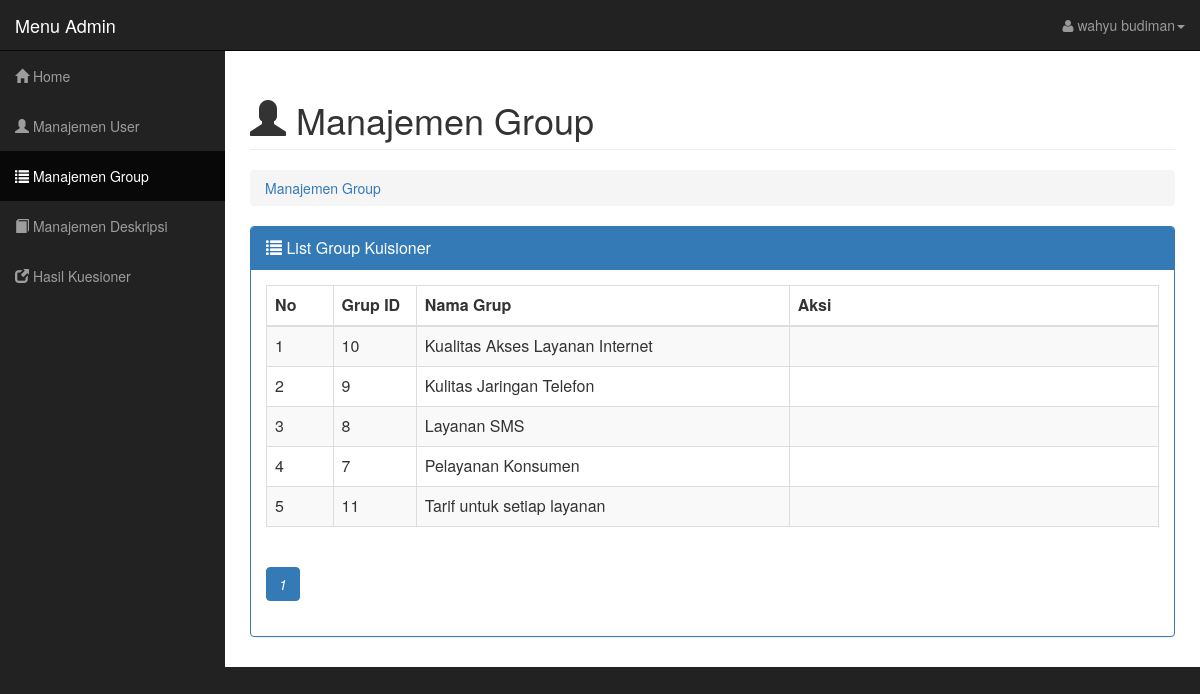
Screenshot of /adminweb/master.php?module=group (signed in) with the database file from the repository.
### tables this page shows
CREATE TABLE `tgroup`  (
  `groupId` int(11) NOT NULL AUTO_INCREMENT,
  `groupName` varchar(255) NOT NULL,
  `CreatedDate` datetime(0) NOT NULL,
  `CreatedUser` int(11) NOT NULL,
  `ModifiedDate` datetime(0) NOT NULL,
  `ModifiedUser` int(11) NOT NULL,
  PRIMARY KEY (`groupId`) USING BTREE,
  INDEX `CreatedUser`(`CreatedUser`, `ModifiedUser`) USING BTREE,
  INDEX `CreatedUser_2`(`CreatedUser`) USING BTREE
);

### adminweb/modul/mod_group/group.php (the view, shortened to what this page needs)
<?php
switch($_GET[act]){
	default:
	?>
	<div class="row">
	    <div class="col-lg-12">
	        <h1 class="page-header">
	            <i class="glyphicon glyphicon-user"></i> Manajemen Group
	        </h1>
	        <ol class="breadcrumb">
	            <li class="active">
	                 <a href="master.php?module=group">Manajemen Group</a>
	            </li>
	        </ol>
	    </div>
	</div>
	<div class="panel panel-primary">
		<div class="panel-heading">
			<div class="panel-title"><span class="glyphicon glyphicon-list"></span> List Group Kuisioner <i style="margin-left:750px;"></div>
		</div>
		<div class="panel-body">
			<table id="tablekonten" class="table table-striped table-bordered table-responsive" style="">
				<thead>
					<th width="1%"><div id="konten">No</div></th>
					<th width="1%"><div id="konten">Grup ID</div></th>
					<th width="10%"><div id="konten">Nama Grup</div></th>
					<th width="10%"><div id="konten">Aksi</div></th>
				</thead>
				<tbody>
					<?php
						$p      = new PagingGroup();
						$batas  = 10;
						$posisi = $p->cariPosisi($batas);
					    $tampil = mysqli_query($conn, "SELECT * FROM tgroup order by groupName asc limit $posisi,$batas");
					    $no =$posisi+1;
						while ($data = mysqli_fetch_array($tampil)){
							?>
							<tr>
								<td><div id="kontentd"><?php echo $no; ?></div></td>
								<td><div id="kontentd"><?php echo $data['groupId'];?></div></td>
								<td><div id="kontentd"><?php echo $data['groupName'];?></div></td>
								<td>
								</td>
							</tr>
							<?php
							$no++;
						}
						$jmldata = mysqli_num_rows(mysqli_query($conn ,"SELECT * FROM tgroup"));
						$jmlhalaman  = $p->jumlahHalaman($jmldata, $batas);
						$linkHalaman = $p->navHalaman($_GET[halaman], $jmlhalaman);
					?>
				</tbody>
			</table>
				<ul class="pagination">
					<?php echo "$linkHalaman"; ?>
				</ul>
		</div>
	</div>
	<?php
	break;
	?>
    <?php
}
?>

### css/sb-admin.css (style rules this page uses)
body { margin-top: 100px; background-color: #222; }
@media (min-width:768px) { body { margin-top: 50px; } }

### rows the page displays
tgroup: groupId "10", groupName "Kualitas Akses Layanan Internet"
tgroup: groupId "9", groupName "Kulitas Jaringan Telefon"
tgroup: groupId "8", groupName "Layanan SMS"
tgroup: groupId "7", groupName "Pelayanan Konsumen"
tgroup: groupId "11", groupName "Tarif untuk setiap layanan"

### other values shown
$_SESSION[fullname] "wahyu budiman"
